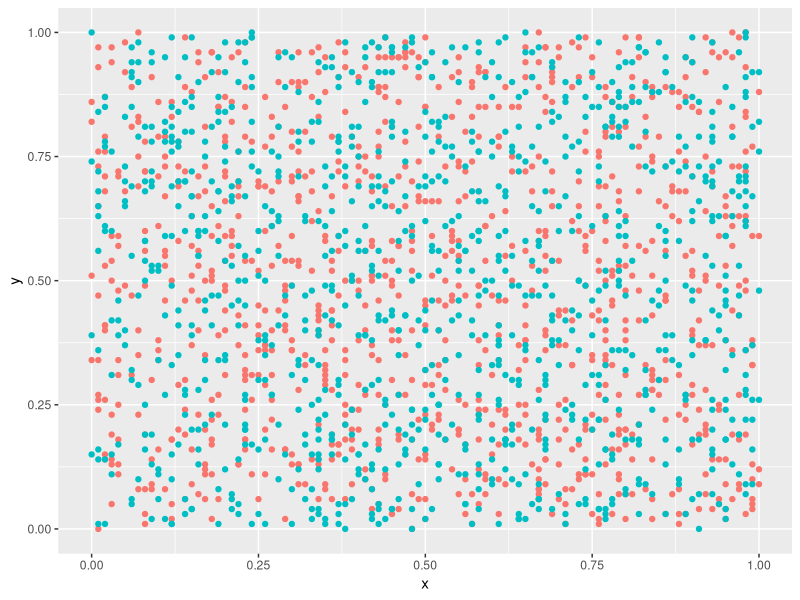
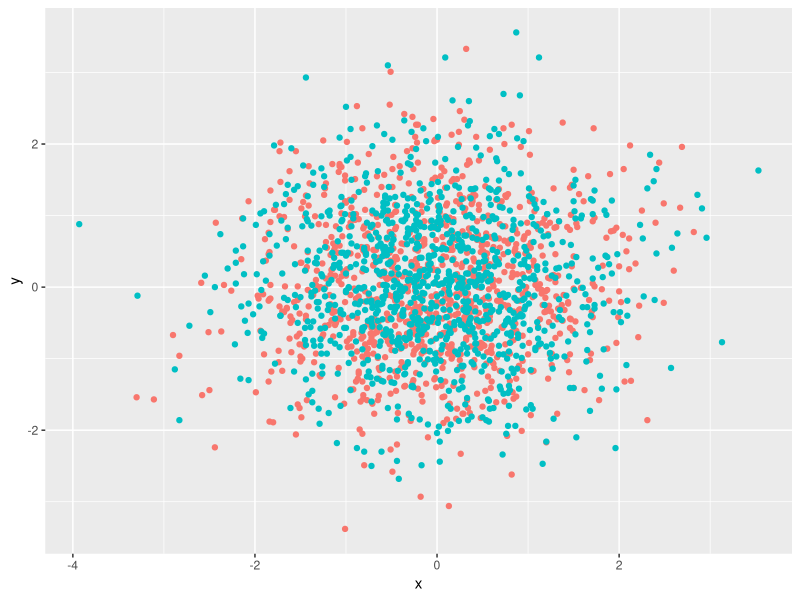
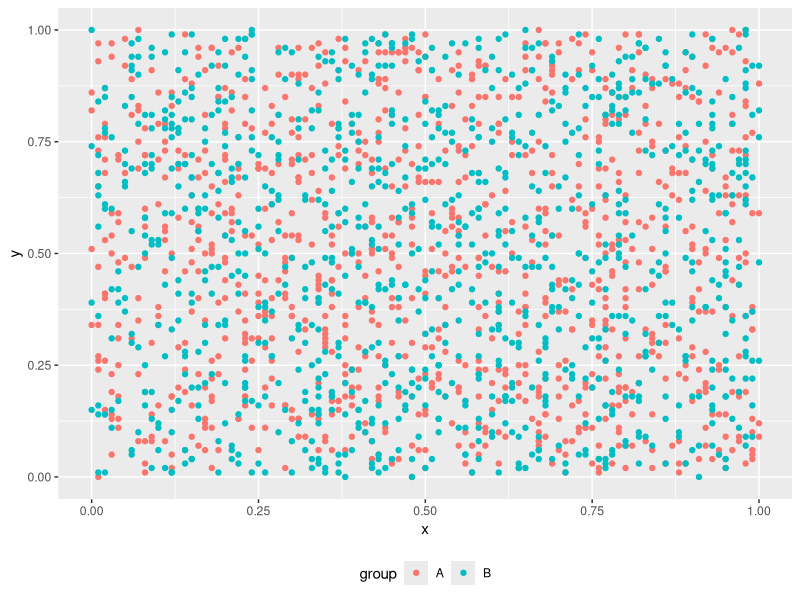
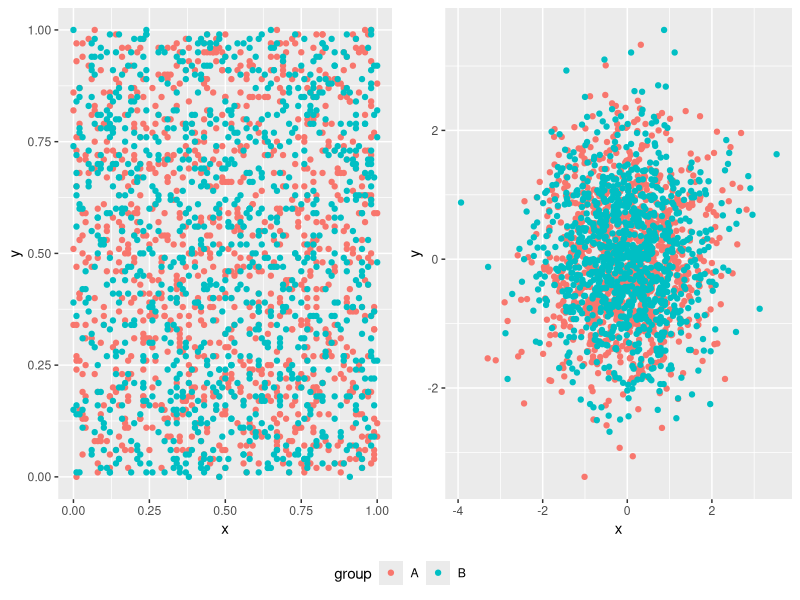

Write the R code that produced these figures, in order.


# Create example data
set.seed(35753)
data1 <- data.frame(x = round(runif(2000), 2),
                    y = round(runif(2000), 2),
                    group = c(rep("A", 1000), rep("B", 1000)))
data2 <- data.frame(x = round(rnorm(2000), 2),
                    y = round(rnorm(2000), 2),
                    group = c(rep("A", 1000), rep("B", 1000)))

# Install and load packages

library("ggplot2")
library("gridExtra")

# Create two plots without legends
ggp1 <- ggplot(data1, aes(x = x, y = y, group = group, col = group)) +
  geom_point() +
  theme(legend.position = "none")
ggp1

ggp2 <- ggplot(data2, aes(x = x, y = y, group = group, col = group)) +
  geom_point() +
  theme(legend.position = "none")
ggp2

# Create plot with legend
ggp1_legend <- ggplot(data1, aes(x = x, y = y, group = group, col = group)) +
  geom_point() +
  theme(legend.position = "bottom")
ggp1_legend

# Create user-defined function, which extracts legends from ggplots
extract_legend <- function(my_ggp) {
  step1 <- ggplot_gtable(ggplot_build(my_ggp))
  step2 <- which(sapply(step1$grobs, function(x) x$name) == "guide-box")
  step3 <- step1$grobs[[step2]]
  return(step3)
}

# Apply user-defined function to extract legend
shared_legend <- extract_legend(ggp1_legend)

# Draw plots with shared legend
grid.arrange(arrangeGrob(ggp1, ggp2, ncol = 2),
             shared_legend, nrow = 2, heights = c(10, 1))
